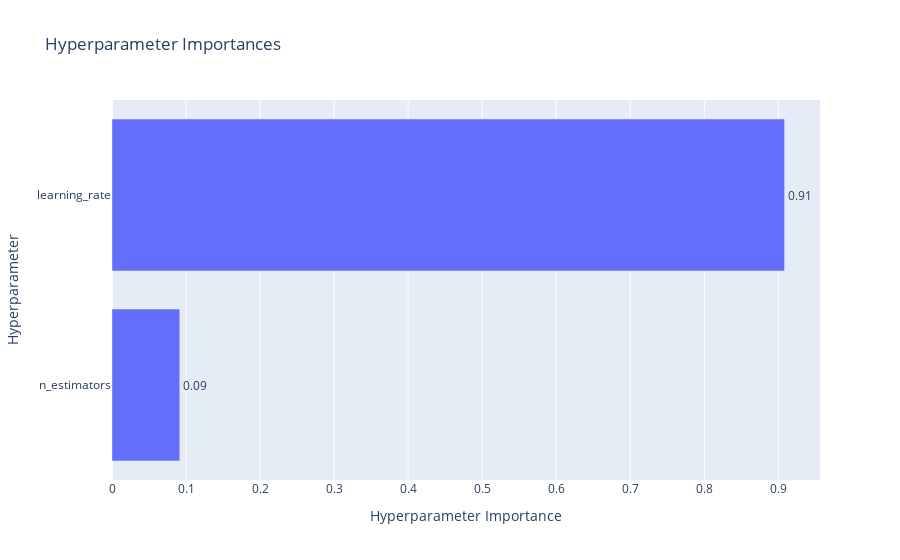

Notebook cell for this chart:
### Code cell
optuna.visualization.plot_param_importances(study)

### Figure 1 — Plotly figure (JSON) as saved in the notebook; plotly's stock layout.template omitted (floating-point values rounded to 4 significant figures)
{"data": [{"cliponaxis": false, "hovertemplate": ["n_estimators (IntDistribution): 0.09155264340569481<extra></extra>", "learning_rate (FloatDistribution): 0.9084473565943052<extra></extra>"], "name": "Objective Value", "orientation": "h", "text": ["0.09", "0.91"], "textposition": "outside", "type": "bar", "x": [0.09155, 0.9084], "y": ["n_estimators", "learning_rate"]}], "layout": {"title": {"text": "Hyperparameter Importances"}, "xaxis": {"title": {"text": "Hyperparameter Importance"}}, "yaxis": {"title": {"text": "Hyperparameter"}}}}
